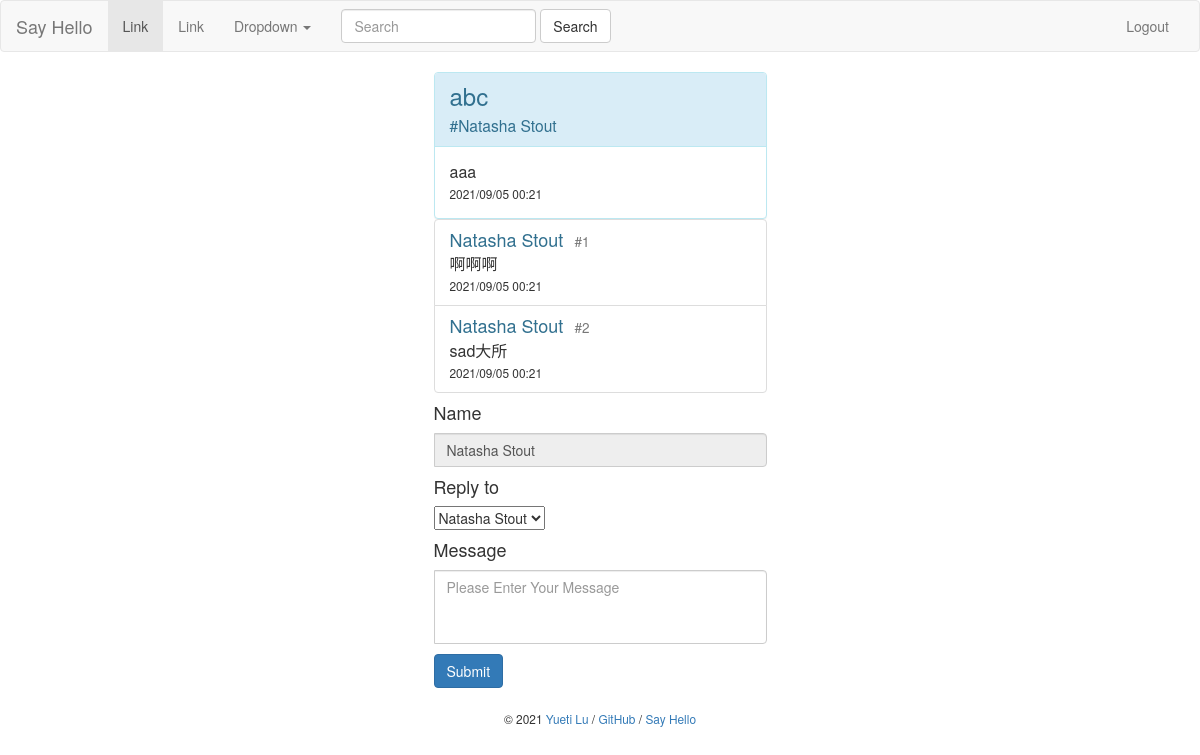
The app's page /post/1 (signed in) with its own data.
### bluelog/models.py (models this page shows)
class Post(db.Model):
    id = db.Column(db.Integer, primary_key=True)
    title = db.Column(db.String(60))
    body = db.Column(db.Text)
    name = db.Column(db.String(60))
    clickNum = db.Column(db.Integer, default=0)
    commentNum = db.Column(db.Integer, default=0)
    timestamp = db.Column(db.DateTime, default=datetime.now)
    user_id = db.Column(db.Integer, db.ForeignKey('user.id'))
    user = db.relationship('User', back_populates='posts')
    comments = db.relationship('Comment', back_populates='post', cascade='all,delete-orphan')

class Comment(db.Model):
    id = db.Column(db.Integer, primary_key=True)
    name = db.Column(db.String(30))
    body = db.Column(db.Text)
    replyTo = db.Column(db.String(30))
    commentFloor = db.Column(db.Integer)
    from_admin = db.Column(db.Boolean, default=False)
    timestamp = db.Column(db.DateTime, default=datetime.now, index=True)
    post_id = db.Column(db.Integer, db.ForeignKey('post.id'))
    post = db.relationship('Post', back_populates='comments')
    user_id = db.Column(db.Integer, db.ForeignKey('user.id'))
    user = db.relationship('User', back_populates='comments')

class FakeName(db.Model):
    id = db.Column(db.Integer, primary_key=True)
    post_id = db.Column(db.Integer)
    user_id = db.Column(db.Integer)
    name = db.Column(db.String)

### bluelog/blueprints/blog.py (the view, shortened to what this page needs)
@blog_bp.route('/post/<int:post_id>', methods=['GET', 'POST'])
def replyPage(post_id):
    replyForm = ReplyForm()
    fakesNames = FakeName.query.filter_by(post_id=post_id).all()
    replyForm.toName.choices = [(fakeName.name, fakeName.name) for fakeName in fakesNames]
    post = Post.query.get(post_id)
    post.clickNum += 1
    comments = post.comments
    db.session.commit()
    if current_user.is_authenticated:
        user = User.query.get(current_user.id)
        fakeName = FakeName.query.filter(and_(FakeName.post_id == post_id, FakeName.user_id == user.id)).first()
        if fakeName:
            replyForm.name.data = fakeName.name
        else:
            replyForm.name.data = fake.name()
    else:
        replyForm.name.data = fake.name()
    return render_template('blog/reply.html',
                           comments=comments,
                           form=replyForm,
                           post=post)

### bluelog/forms.py
class ReplyForm(FlaskForm):
    name = StringField('Name', validators=[DataRequired()])
    body = TextAreaField('Message', validators=[DataRequired(), Length(1, 200)])
    toName = SelectField('Reply to', choices=[])
    submit = SubmitField()

class SearchForm(FlaskForm):
    body = StringField('SearchMessage', validators=[DataRequired()])
    submit = SubmitField('Search')

### bluelog/__init__.py (called while the page is built)
def register_template_context(app):
    @app.context_processor
    def injectSearchForm():
        searchForm = SearchForm()
        return dict(searchForm=searchForm)

### bluelog/extensions.py (called while the page is built)
@login_manager.user_loader
def load_user(user_id):
    from bluelog.models import User
    user = User.query.get(int(user_id))
    return user

### bluelog/templates/blog/reply.html (shortened to what this page needs)
{% extends 'base.html' %}
{% from "macros.html" import show_flash with context %}
{% from "macros.html" import show_footer %}
{% from "macros.html" import show_comment %}
{% block content %}
    <div class="col-md-4"></div>
    <div class="col-md-4">
        <div class="panel panel-info" style="margin:0 auto; width:90%;">
            <div class="panel-heading">
                <h3 class="panel-title" style="font-size: x-large">{{ post.title }}<br><small>#{{ post.name }}</small></h3>
            </div>
            <div class="panel-body">
                <p class="list-group-item-text" style="width: 100%; word-break: break-all; word-wrap: break-word; font-size: medium">{{ post.body }}</p>
                <small>
                    {{ post.timestamp.strftime('%Y/%m/%d %H:%M') }}
                </small>
            </div>
        </div>
        <ul class="list-group" style="margin:0 auto; width:90%">
            {% for comment in comments %}
                {{ show_comment(comment, isHref=False) }}
            {% endfor %}
        </ul>
        <form role="form" method="post">
            <div class="form-group">
                <div class="input-group" style="margin:0 auto; width:90%">
                    {{ form.name.label(class="h4") }}<br>
                    {{ form.name(class="form-control ", placeholder="Username", readonly="readonly") }}
                </div>
                <h4 style="margin-left: 5%">Reply to</h4>
                <div class="input-group" style="margin:0 auto; width:90%">
                    {{ form.toName(class="selectpicker") }}
                </div>
                <div class="input-group" style="margin:0 auto; width:90%">
                    {{ form.body.label(class="h4") }}<br>
                    {{ form.body(class="form-control", placeholder="Please Enter Your Message", rows="3", style="resize: none;") }}
                </div>
                {{ form.submit(class="btn btn-primary", type="submit", style="margin-top: 10px; margin-left: 5%") }}
            </div>
        </form>
    {{ show_footer() }}
    </div>
    <div class="col-md-4"></div>
{% endblock %}

### bluelog/templates/base.html (shortened to what this page needs)
<!doctype html>
<html lang="zh-CN">
  <head>
    <link rel="stylesheet" href="{{ url_for('static', filename='/bootstrap-3.4.1-dist/css/bootstrap.min.css') }}">
    <link rel="stylesheet" href="https://cdn.jsdelivr.net/npm/bootstrap-select@1.13.9/dist/css/bootstrap-select.min.css">
    <link rel="stylesheet" href="https://stackpath.bootstrapcdn.com/bootstrap/3.4.1/css/bootstrap.min.css">
  </head>
  <body>
    {% block nav %}
    <nav class="navbar navbar-default">
      <div class="container-fluid">
        <div class="navbar-header">
          <a class="navbar-brand" href="{{ url_for('blog.index') }}">Say Hello</a>
        </div>
        <div class="collapse navbar-collapse" id="bs-example-navbar-collapse-1">
          <ul class="nav navbar-nav">
            <li class="active"><a href="#">Link <span class="sr-only">(current)</span></a></li>
            <li><a href="#">Link</a></li>
            <li class="dropdown">
              <a href="#" class="dropdown-toggle" data-toggle="dropdown" role="button" aria-haspopup="true" aria-expanded="false">Dropdown <span class="caret"></span></a>
            </li>
          </ul>
          <form class="navbar-form navbar-left" method="post" action="{{ url_for('blog.searchMessage') }}">
            <div class="form-group">
              {{ searchForm.body(class="form-control", placeholder="Search") }}
            </div>
              {{ searchForm.submit(type="submit", class="btn btn-default") }}
          </form>
          <ul class="nav navbar-nav navbar-right">
              {% if current_user.is_authenticated %}
                <li><a href="{{ url_for('auth.logout', next=request.full_path) }}">Logout</a></li>
              {% else %}
                <li><a href="{{ url_for('auth.login', next=request.full_path) }}">Login</a></li>
                <li><a href="{{ url_for('auth.register', next=request.full_path) }}">Register</a></li>
              {% endif %}
          </ul>
        </div>
      </div>
    </nav>
    {% endblock nav %}
    {% block content %}{% endblock content %}
  </body>
</html>

### bluelog/templates/macros.html (shortened to what this page needs)
{% macro show_footer() %}
    <footer class="text-center" style="margin-top: 20px;">
        <small> &copy; 2021 <a href="https://github.com/luyueti111" title="Written by Grey Li">Yueti Lu</a> /
            <a href="https://github.com/luyueti111/Bluelog" title="Fork me on GitHub">GitHub</a> /
            <a href="{{ url_for('blog.hello') }}" title="A HelloFlask project">Say Hello</a>
        </small>
    </footer>
{% endmacro %}
{% macro show_comment(comment, isHref=True) %}
    {% set post = comment.post %}
    {% if isHref %}
        <a class="list-group-item" href="{{ url_for('blog.replyPage', post_id=comment.post_id) }}">
        {% if comment.name == post.name %}
            <h4 class="list-group-item-heading text-info">{{ comment.name }}<small>&nbsp;&nbsp;&nbsp;#{{ comment.commentFloor }}</small></h4>
        {% else %}
            <h4 class="list-group-item-heading">{{ comment.name }}<small>&nbsp;&nbsp;&nbsp;#{{ comment.commentFloor }}</small></h4>
        {% endif %}
        {% if comment.replyTo is not none and comment.replyTo != comment.name%}
            <h5><small>Reply to&nbsp;&nbsp;</small>{{ comment.replyTo }}</h5>
        {% endif %}
        <p class="list-group-item-text" style="width: 100%; word-break: break-all; word-wrap: break-word; font-size: medium">{{ comment.body }}</p>
        <small>
        {{ comment.timestamp.strftime('%Y/%m/%d %H:%M') }}
        </small>
        </a>
    {% else %}
        <li class="list-group-item">
            {% if comment.name == post.name %}
                <h4 class="list-group-item-heading text-info">{{ comment.name }}<small>&nbsp;&nbsp;&nbsp;#{{ comment.commentFloor }}</small></h4>
            {% else %}
                <h4 class="list-group-item-heading">{{ comment.name }}<small>&nbsp;&nbsp;&nbsp;#{{ comment.commentFloor }}</small></h4>
            {% endif %}
            <p class="list-group-item-text" style="width: 100%; word-break: break-all; word-wrap: break-word; font-size: medium">{{ comment.body }}</p>
            <small>
            {{ comment.timestamp.strftime('%Y/%m/%d %H:%M') }}
            </small>
        </li>
    {% endif %}
{% endmacro %}

### records on screen
Post: title "abc", name "Natasha Stout", body "aaa", timestamp "2021/09/05 00:21"
Comment: name "Natasha Stout", commentFloor "1", body "啊啊啊", timestamp "2021/09/05 00:21"
Comment: name "Natasha Stout", commentFloor "2", body "sad大所", timestamp "2021/09/05 00:21"
FakeName: name "Natasha Stout"
